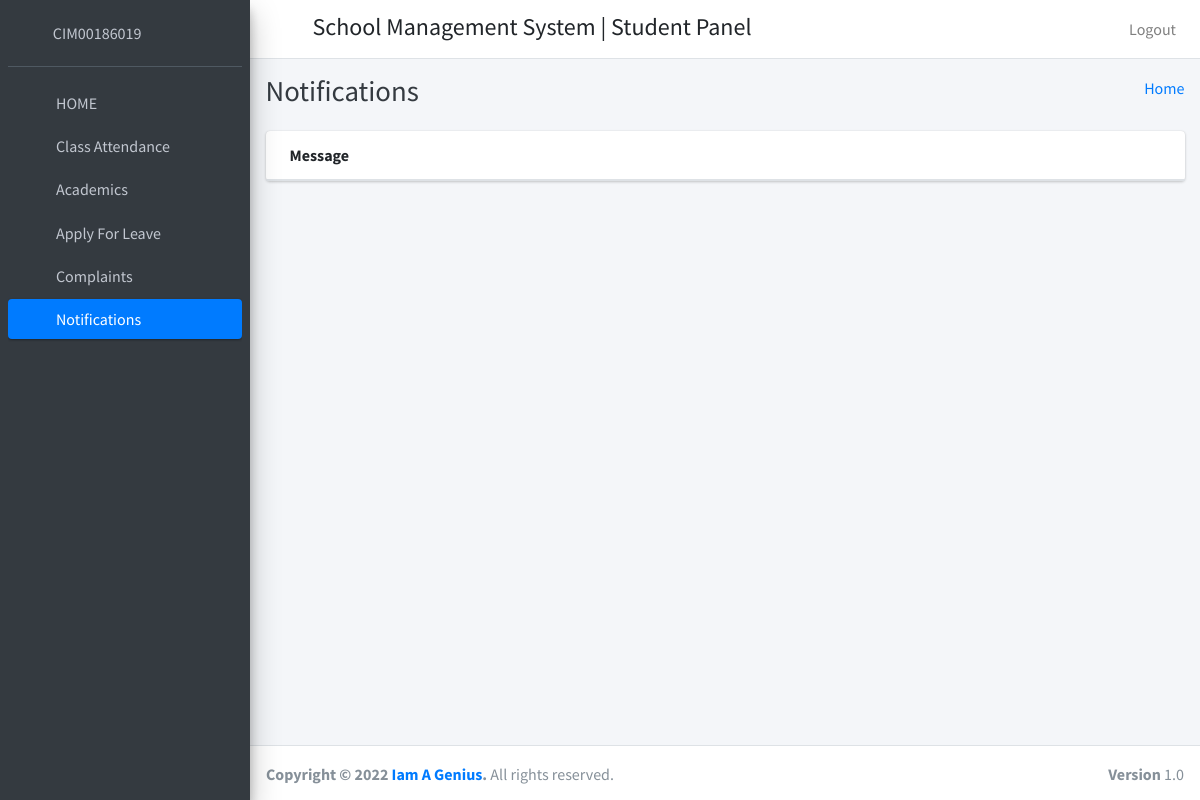
Page /student_all_notification (signed in) on the earlier database version.
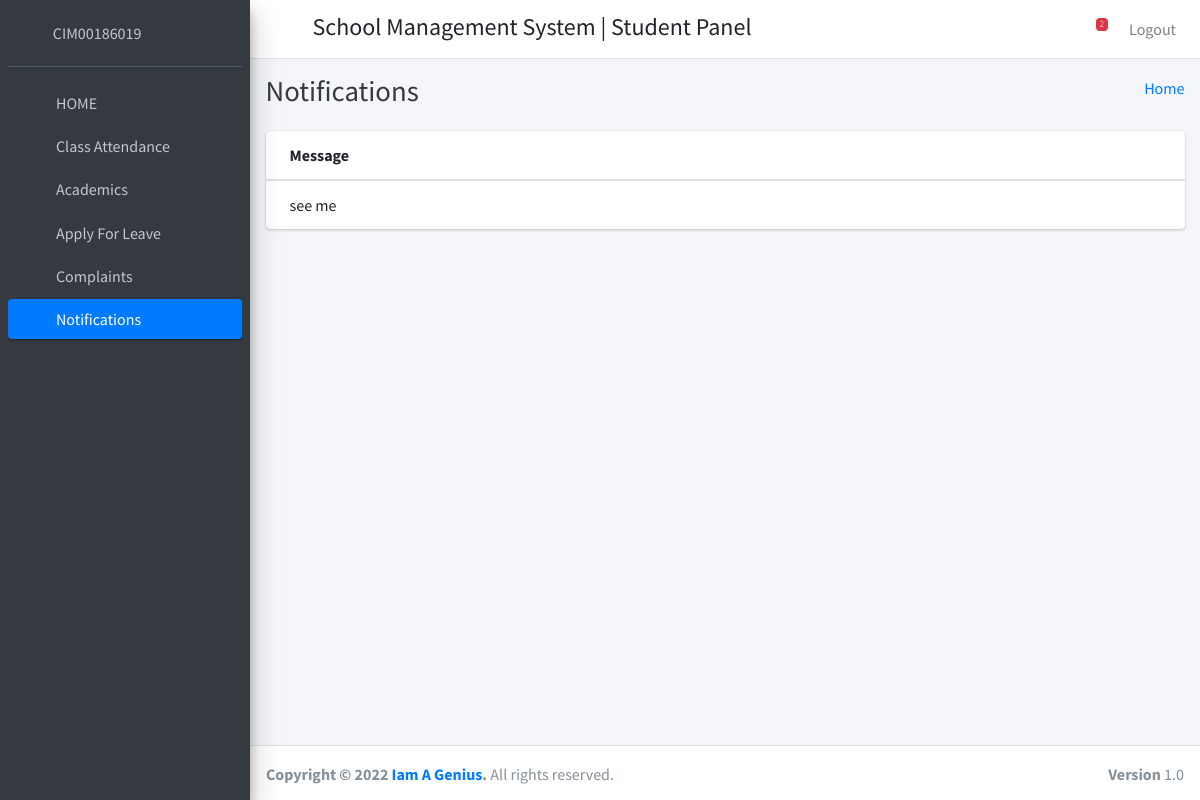
Same page on the later database version.
### Student/models.py (models this page shows)
class CustomUser(AbstractUser):
    user_type_data=((1,"HOD"),(3,"staff"),(4,"student"),(2,"admin"))
    user_type= models.CharField(default=1, choices=user_type_data,max_length=10)

class notificationstudent(models.Model):
    id = models.AutoField(primary_key=True)
    student_id=models.ForeignKey(students, on_delete=models.CASCADE)
    Hod_id = models.ForeignKey(CustomUser, on_delete=models.CASCADE,default=3)
    message = models.TextField()
    read = models.BooleanField(default=False)
    created_at = models.DateTimeField(auto_now_add=True)
    updated_at = models.DateTimeField(auto_now_add=True)
    objects=models.Manager()

### Student/student_views.py (the view)
# urls.py: path('student_all_notification',student_views.student_all_notification,name="student_all_notification"),
def student_all_notification(request):
    student=students.objects.get(admin=request.user.id)
    notify=notificationstudent.objects.filter(student_id=student.id,read=True).order_by("-id")
    notification=notificationstudent.objects.filter(student_id=student.id,read=False).order_by("-id")
    notifications=notificationstudent.objects.filter(student_id=student.id,read=False).count()
    return render(request,"student_template/Notifications.html",{"notify":notify,"notification":notification,"notifications":notifications})

### templates/student_template/Notifications.html
{% extends 'student_template/base_template.html' %}
{% block page_title %} Notifications {% endblock page_title %}
{% load static %}
{% block main_content %}
<section class="content">
      <div class="container-fluid">
       <div class="row">
          <div class="col-12">
            <div class="card">
              <div class="card-body table-responsive p-0">
                <table class="table table-hover text-nowrap">
                  <thead>
                    <tr>
                      <th>Message</th>
                    </tr>
                  </thead>
                  <tbody>
                  {% for notification in notify %}
                    <tr>
                      <td>{{ notification.message }}</td>
                    </tr>
                  {% endfor %}
                  </tbody>
                </table>
              </div>
            </div>
          </div>
        </div>
      </div>
    </section>
{% endblock main_content %}

### templates/student_template/base_template.html (shortened to what this page needs)
<!DOCTYPE html>
{% load static %}
<html>
<head>
  <link rel="stylesheet" href="{% static "plugins/fontawesome-free/css/all.min.css" %}">
  <link rel="stylesheet" href="https://code.ionicframework.com/ionicons/2.0.1/css/ionicons.min.css">
  <link rel="stylesheet" href="{% static "plugins/tempusdominus-bootstrap-4/css/tempusdominus-bootstrap-4.min.css" %}">
  <link rel="stylesheet" href="{% static "plugins/icheck-bootstrap/icheck-bootstrap.min.css" %}">
  <link rel="stylesheet" href="{% static "plugins/jqvmap/jqvmap.min.css" %}">
  <link rel="stylesheet" href="{% static "dist/css/adminlte.min.css" %}">
  <link rel="stylesheet" href="{% static "plugins/overlayScrollbars/css/OverlayScrollbars.min.css" %}">
  <link rel="stylesheet" href="{% static "plugins/daterangepicker/daterangepicker.css" %}">
  <link rel="stylesheet" href="{% static "plugins/summernote/summernote-bs4.css" %}">
</head>
<body class="hold-transition sidebar-mini layout-fixed">
<div class="wrapper">
  <nav class="main-header navbar navbar-expand navbar-white navbar-light">
    <ul class="navbar-nav">
      <li class="nav-item">
        <a class="nav-link" data-widget="pushmenu" href="#"><i class="fas fa-bars"></i></a>
      </li>
    </ul>
  <h4 style="margin-left: 10px;margin-top: 5px">School Management System | Student Panel</h4>
    <ul class="navbar-nav ml-auto">
      <form role="form" action="/read_save_student" method="POST">
        {% if notifications > 0 %}
          <li class="nav-item dropdown show">
            <a class="nav-link" data-toggle="dropdown" href="#" aria-expanded="true">
              <i class="far fa-comments"></i>
              <span class="badge badge-danger navbar-badge">{{ notifications }}</span>
            </a>
          </li>
        {% endif %}
      </form>
      <li class="nav-item">
        <a class="nav-link" href="/logout_user">
          Logout
        </a>
      </li>
    </ul>
  </nav>
  {% include 'student_template/sidebar.html' with user=user id=id %}
     <div class="content-wrapper">
    <div class="content-header">
      <div class="container-fluid">
        <div class="row mb-2">
          <div class="col-sm-6">
            <h1 class="m-0 text-dark">{% block page_title %}{% endblock page_title %}</h1>
          </div>
          <div class="col-sm-6">
            <ol class="breadcrumb float-sm-right">
              <li class="breadcrumb-item"><a href="/student_home">Home</a></li>
            </ol>
          </div>
        </div>
      </div>
    </div>
        {% block main_content %}
        {% endblock main_content %}
  </div>
  {% include 'student_template/footer.html' %}
</div>
</body>
</html>

### templates/student_template/sidebar.html (shortened to what this page needs)
{% load static %}
<aside class="main-sidebar sidebar-dark-primary elevation-4">
    <div class="sidebar">
      <div class="user-panel mt-3 pb-3 mb-3 d-flex">
        <div class="image">
        </div>
        <div class="info">
          <a href="{% url 'student_profile' %}" class="d-block"><i class="nav-icon fas fa-user"></i>&nbsp;&nbsp;&nbsp;{{ user.username }}</a>
        </div>
      </div>
      <nav class="mt-2">
        <ul class="nav nav-pills nav-sidebar flex-column" data-widget="treeview" role="menu" data-accordion="false">
          <li class="nav-item">
            {% url 'student_home' as student_home %}
            <a href="{{ student_home }}" class="nav-link {% if request.path == student_home %} active {% endif %} ">
              <i class="nav-icon fas fa-home"></i>
              <p>
                HOME
              </p>
            </a>
          </li>
          <li class="nav-item">
            {% url 'student_view_attendance' as student_view_attendance %}
            <a href="{{ student_view_attendance }}" class="nav-link {% if request.path == student_view_attendance %} active {% endif %} ">
              <i class="nav-icon fas fa-user"></i>
              <p>
                Class Attendance
              </p>
            </a>
          </li>
          {% url 'unit_registration' as unit_registration %}
          {% url 'student_view_result' as student_view_result %}
          {% url 'resit' as resit %}
          {% url 'Units' as Units %}
          <li class="nav-item has-treeview  ">
            <a href="#" class="nav-link {% if request.path == unit_registration %} active {% endif %}
            {% if request.path == Units %} active {% endif %}">
              <i class="nav-icon fas fa-tachometer-alt"></i>
              <p>
                Academics
                <i class="right fas fa-angle-left"></i>
              </p>
            </a>
          </li>
          <li class="nav-item">
            {% url 'student_apply_leave' as student_apply_leave %}
            <a href="{{ student_apply_leave }}" class="nav-link {% if request.path == student_apply_leave %} active {% endif %} ">
              <i class="nav-icon fas fa-user-times"></i>
              <p>
                Apply For Leave
              </p>
            </a>
          </li>
          <li class="nav-item">
            {% url 'student_feedback' as student_feedback %}
            <a href="{{ student_feedback }}" class="nav-link {% if request.path == student_feedback %} active {% endif %} ">
              <i class="nav-icon fas fa-envelope"></i>
              <p>
                Complaints
              </p>
            </a>
          </li>
          <li class="nav-item">
            {% url 'student_all_notification' as student_all_notification %}
            <a href="{{ student_all_notification }}" class="nav-link {% if request.path == student_all_notification %} active {% endif %} ">
              <i class="nav-icon fas fa-share-square"></i>
              <p>
                Notifications
              </p>
            </a>
          </li>
        </ul>
      </nav>
    </div>
  </aside>

### templates/student_template/footer.html
 <footer class="main-footer">
    <strong>Copyright &copy; 2022 <a href="http://adminlte.io">Iam A Genius</a>.</strong>
    All rights reserved.
    <div class="float-right d-none d-sm-inline-block">
      <b>Version</b> 1.0
    </div>
  </footer>

Differences in the rows shown:
added notificationstudent: message "see me"
Other differences:
{{ notifications }}: (not shown) → "2"
